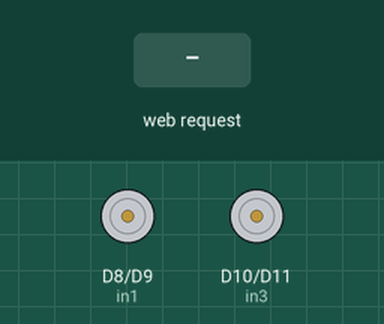
Recording of a sketch running on a simulated Arduino Uno R4 WiFi. Parts: motor-driver pin pairs drawn as motors (green arrow = first pin HIGH = forward, orange = second pin HIGH = backward, longer = more drive, scaled by the enable pin). The inputs (shaded band) are chosen by the test bench. WiFi joins after 1.5 s; servers stay silent unless stated; what the sketch prints to the serial monitor is not drawn.

Above: at 2.7 s.
2.8 s: HTTP request GET /forward received
At 3.9 s:
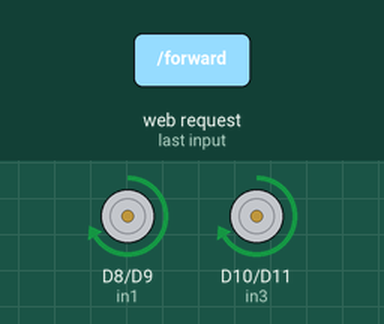
4.3 s: HTTP request GET /backward received
At 5.0 s:
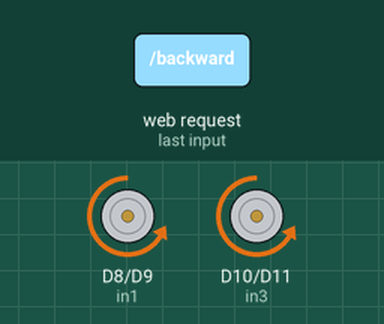
5.8 s: HTTP request GET /left received
At 6.1 s:
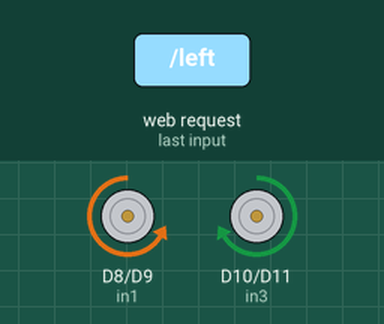
7.3 s: HTTP request GET /right received
At 8.5 s:
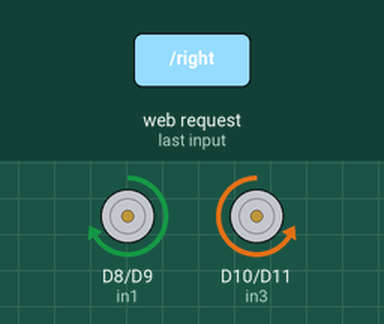
8.8 s: HTTP request GET /stop received
At 9.6 s:
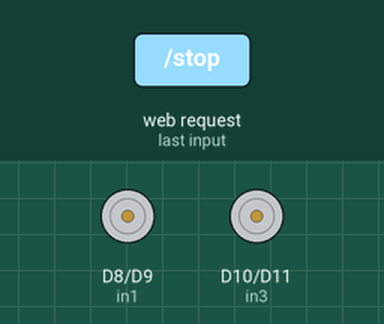
Timing chart, 0 to 11.3 s (numbered marks = the images above; inputs shaded):
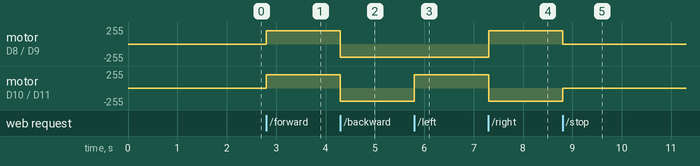

Measured:
- after the input at 2.8 s, motor on D8 (in1) / D9 (in2), motor on D10 (in3) / D11 (in4): stopped → forward 200/255 at once
- after the input at 4.3 s, motor on D8 (in1) / D9 (in2), motor on D10 (in3) / D11 (in4): forward 200/255 → backward 200/255 at once
- after the input at 5.8 s, motor on D10 (in3) / D11 (in4): backward 200/255 → forward 200/255 at once
- after the input at 7.3 s, motor on D8 (in1) / D9 (in2): backward 200/255 → forward 200/255 at once; motor on D10 (in3) / D11 (in4): forward 200/255 → backward 200/255 at once
- after the input at 8.8 s, motor on D8 (in1) / D9 (in2): forward 200/255 → stopped at once; motor on D10 (in3) / D11 (in4): backward 200/255 → stopped at once

The sketch:

sketch_mar13a.ino
```cpp
#include <WiFiS3.h>

char ssid[] = "OnePlus Nord 3 5G";
char pass[] = "d8hq8can";

WiFiServer server(80);

// Motor Pins
int ena = 5;
int enb = 6;
int in1 = 8;
int in2 = 9;
int in3 = 10;
int in4 = 11;

void setup() {

  pinMode(ena, OUTPUT);
  pinMode(enb, OUTPUT);

  pinMode(in1, OUTPUT);
  pinMode(in2, OUTPUT);
  pinMode(in3, OUTPUT);
  pinMode(in4, OUTPUT);

  analogWrite(ena,200);
  analogWrite(enb,200);

  Serial.begin(115200);

  WiFi.begin(ssid, pass);

  while (WiFi.status() != WL_CONNECTED) {
    delay(1000);
    Serial.println("Connecting...");
  }

  Serial.println("Connected!");
  Serial.println(WiFi.localIP());

  server.begin();
}

void loop() {

  WiFiClient client = server.available();
  if (!client) return;

  String request = client.readStringUntil('\r');
  client.flush();

  if (request.indexOf("/forward") != -1) forward();
  if (request.indexOf("/backward") != -1) backward();
  if (request.indexOf("/left") != -1) left();
  if (request.indexOf("/right") != -1) right();
  if (request.indexOf("/stop") != -1) stopCar();

  client.println("HTTP/1.1 200 OK");
  client.println("Content-Type: application/json");
  client.println();
  client.println("{\"status\":\"ok\"}");
}

void forward(){
 digitalWrite(in1,HIGH);
 digitalWrite(in2,LOW);
 digitalWrite(in3,HIGH);
 digitalWrite(in4,LOW);
}

void backward(){
 digitalWrite(in1,LOW);
 digitalWrite(in2,HIGH);
 digitalWrite(in3,LOW);
 digitalWrite(in4,HIGH);
}

void left(){
 digitalWrite(in1,LOW);
 digitalWrite(in2,HIGH);
 digitalWrite(in3,HIGH);
 digitalWrite(in4,LOW);
}

void right(){
 digitalWrite(in1,HIGH);
 digitalWrite(in2,LOW);
 digitalWrite(in3,LOW);
 digitalWrite(in4,HIGH);
}

void stopCar(){
 digitalWrite(in1,LOW);
 digitalWrite(in2,LOW);
 digitalWrite(in3,LOW);
 digitalWrite(in4,LOW);
}
```
